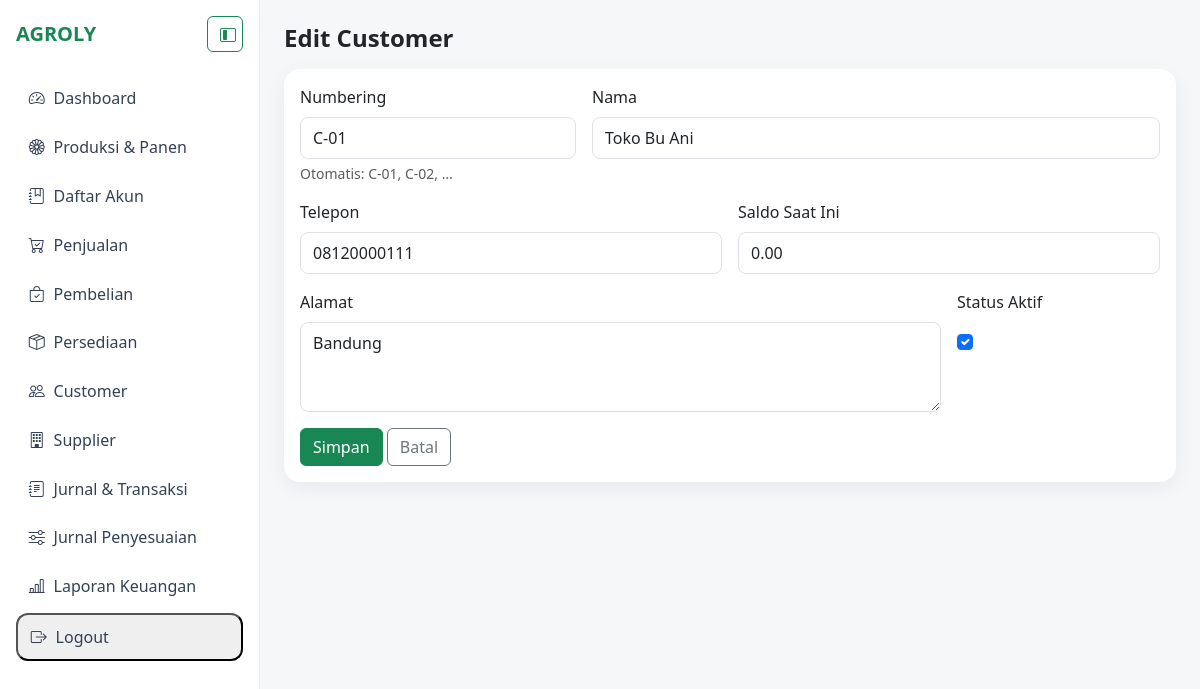
The page /relasi-bisnis/customer/1/edit/ (signed in) on the database its author committed.
### agroly/relasi_bisnis/models.py (models this page shows, shortened)
class Customer(models.Model):
    numbering = models.CharField(max_length=20, unique=True, blank=True)
    nama = models.CharField(max_length=150)
    no_kartu = models.CharField(max_length=50, blank=True)
    alamat = models.TextField(blank=True)
    telepon = models.CharField(max_length=30, blank=True)
    saldo_saat_ini = models.DecimalField(max_digits=18, decimal_places=2, default=0)
    aktif = models.BooleanField(default=True)
    class Meta:
        db_table = "customer"
        verbose_name = "Customer"
        verbose_name_plural = "Customer"

### agroly/relasi_bisnis/views.py (the view)
# urls.py: path("customer/<int:pk>/edit/", CustomerUpdateView.as_view(), name="edit_customer"),
class CustomerUpdateView(LoginRequiredMixin, UpdateView):
    model = Customer
    form_class = CustomerForm
    template_name = "relasi_bisnis/customer_form.html"
    success_url = reverse_lazy("relasi_bisnis:customer")

### agroly/relasi_bisnis/forms.py
class CustomerForm(forms.ModelForm):
    class Meta:
        model = Customer
        fields = ["numbering", "nama", "alamat", "telepon", "saldo_saat_ini", "aktif"]
        widgets = {
            "numbering": forms.TextInput(attrs={"class": "form-control", "readonly": True}),
            "nama": forms.TextInput(attrs={"class": "form-control"}),
            "alamat": forms.Textarea(attrs={"class": "form-control", "rows": 3}),
            "telepon": forms.TextInput(attrs={"class": "form-control"}),
            "saldo_saat_ini": forms.NumberInput(attrs={"class": "form-control", "step": "0.01"}),
            "aktif": forms.CheckboxInput(attrs={"class": "form-check-input"}),
        }
    def __init__(self, *args, **kwargs):
        super().__init__(*args, **kwargs)
        self.fields["numbering"].label = "Numbering"
        if not self.instance.pk:
            self.fields["numbering"].initial = Customer.generate_next_numbering()

### templates/relasi_bisnis/customer_form.html (shortened to what this page needs)
{% extends "base.html" %}
{% block content %}
<h4 class="fw-bold mb-3">{% if object %}Edit{% else %}Tambah{% endif %} Customer</h4>
<div class="card kartu p-3">
  <form method="post">
    <div class="row g-3 mb-3">
      <div class="col-md-4">
        <label class="form-label">Numbering</label>
        {{ form.numbering }}
        <div class="form-text">Otomatis: C-01, C-02, …</div>
      </div>
      <div class="col-md-8">
        <label class="form-label">Nama</label>
        {{ form.nama }}
      </div>
      <div class="col-md-6">
        <label class="form-label">Telepon</label>
        {{ form.telepon }}
      </div>
      <div class="col-md-6">
        <label class="form-label">Saldo Saat Ini</label>
        {{ form.saldo_saat_ini }}
      </div>
      <div class="col-md-9">
        <label class="form-label">Alamat</label>
        {{ form.alamat }}
      </div>
      <div class="col-md-3">
        <label class="form-label">Status Aktif</label>
        <div class="form-check mt-2">{{ form.aktif }}</div>
      </div>
    </div>
    <button type="submit" class="btn btn-success">Simpan</button>
    <a class="btn btn-outline-secondary" href="{% url 'relasi_bisnis:customer' %}">Batal</a>
  </form>
</div>
{% endblock %}

### templates/base.html (style rules this page uses)
body { background:#f5f7f9; }
.kartu { border:0; border-radius:1rem; box-shadow:0 6px 20px rgba(16,24,40,.06); transition:all .3s ease; }
.kartu input:not([type="checkbox"]):not([type="radio"]), .kartu select, .kartu textarea { width:100%; border:1px solid #dee2e6; border-radius:.5rem; padding:.5rem .75rem; }
.kartu input[type="checkbox"] { width:1rem; height:1rem; }

### rows shown on the page
Customer: numbering "C-01", nama "Toko Bu Ani", telepon "08120000111", saldo_saat_ini "0.00", alamat "Bandung", aktif "☑"
